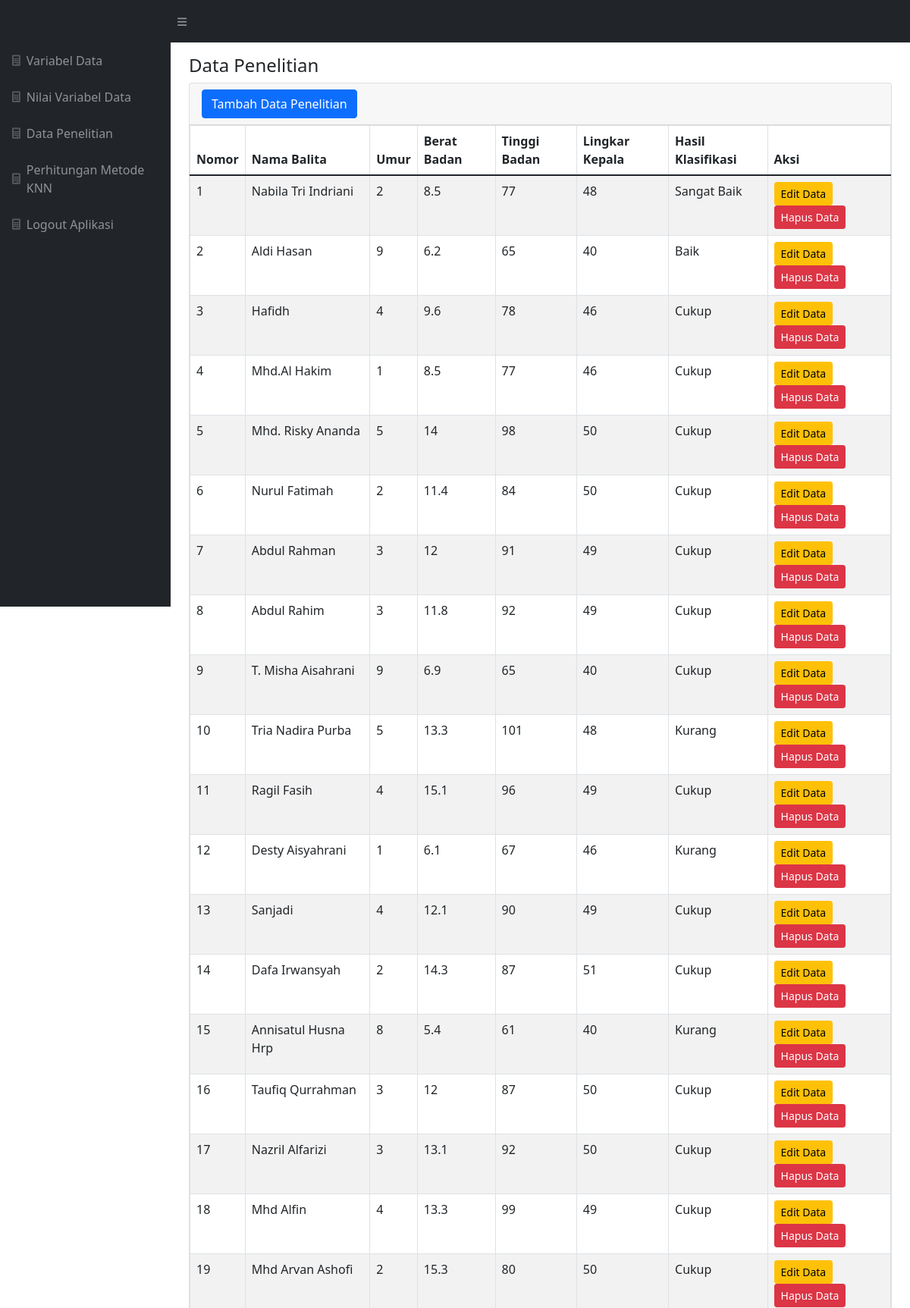
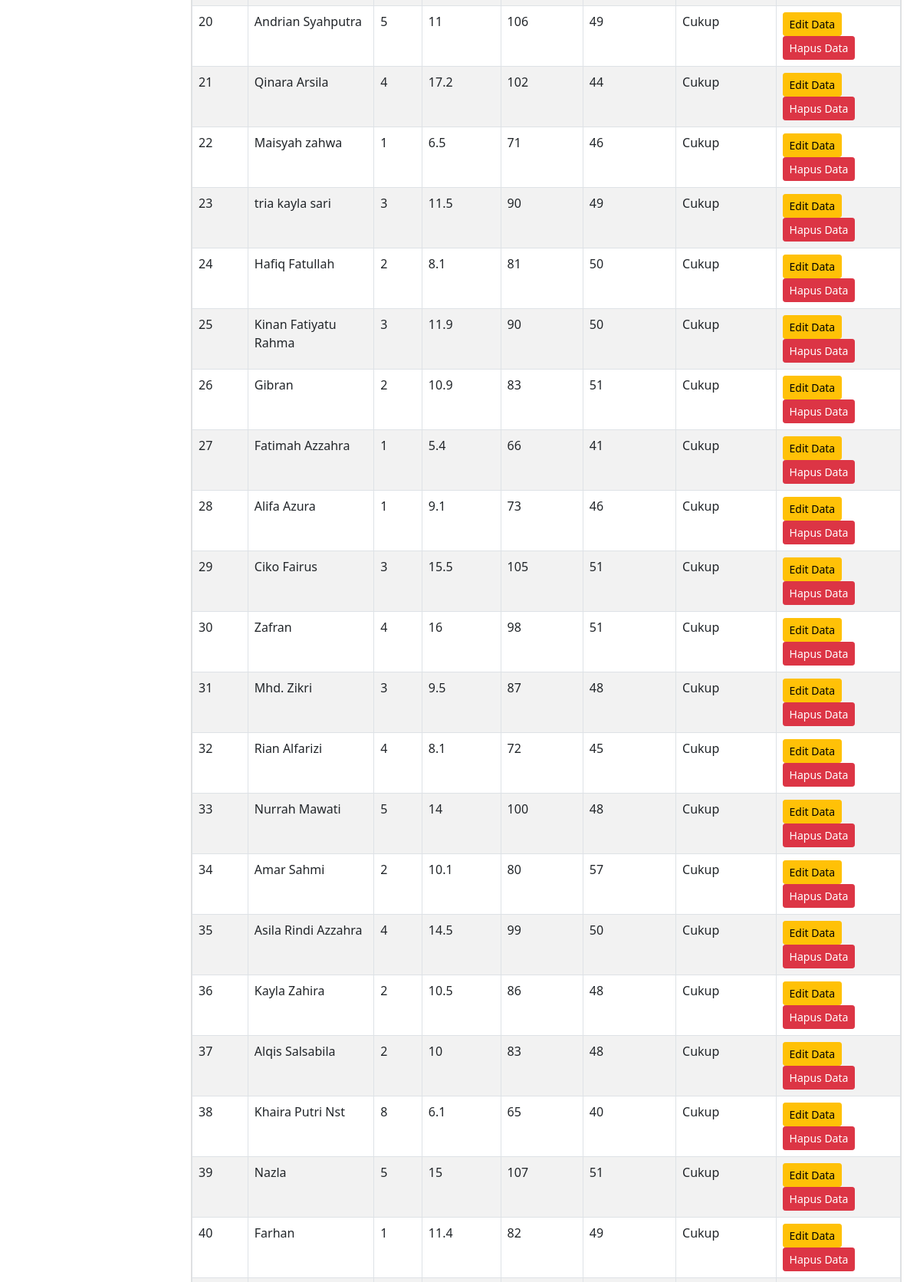
The app's page /index.php?m=dataset (signed in, upper part) with its own data (2 pictures, top to bottom).
### tables this page shows
CREATE TABLE `tb_atribut` (
  `id_atribut` varchar(16) NOT NULL,
  `nama_atribut` varchar(255) DEFAULT NULL,
  `status_atribut` varchar(255) DEFAULT NULL,
  `nilai` tinyint(1) DEFAULT NULL,
  `keterangan` varchar(255) DEFAULT NULL
);

CREATE TABLE `tb_dataset` (
  `id_dataset` int(11) NOT NULL,
  `nomor` int(11) DEFAULT NULL,
  `id_atribut` varchar(16) DEFAULT NULL,
  `id_nilai` double DEFAULT NULL,
  `ket_dataset` varchar(255) DEFAULT NULL
);

CREATE TABLE `tb_nilai` (
  `id_nilai` int(11) NOT NULL,
  `id_atribut` varchar(255) DEFAULT NULL,
  `nama_nilai` varchar(255) DEFAULT NULL
);

### functions.php (called while the page is built, shortened)
<?php
include 'config.php';
include 'includes/db.php';
$db = new DB($config['server'], $config['username'], $config['password'], $config['database_name']);
$ATRIBUT = array();
$rows = $db->get_results("SELECT * FROM tb_atribut ORDER BY id_atribut");
foreach ($rows as $row) {
    $ATRIBUT[$row->id_atribut] = $row;
}
$NILAI = array();
$rows = $db->get_results("SELECT id_atribut, id_nilai, nama_nilai FROM tb_nilai ORDER BY id_nilai");
foreach ($rows as $row) {
    $NILAI[$row->id_nilai] = $row;
}
function get_dataset()
{
    global $db;
    $arr = array();
    $rows = $db->get_results("SELECT * FROM tb_dataset ORDER BY nomor, id_atribut");
    foreach ($rows as $row) {
        $arr[$row->nomor][$row->id_atribut] = $row->id_nilai;
    }
    return $arr;
}

### config.php (called while the page is built)
<?php
$config["server"] = 'localhost';
$config["username"] = 'root';
$config["password"] = '';
$config["database_name"] = 'nisaknn';

### includes/db.php (called while the page is built, shortened)
<?php
class DB
{
    var $conn = null;
    public function __construct($host, $username, $passwd, $dbname)
    {
        $this->conn = mysqli_connect($host, $username, $passwd, $dbname);
    }
    public function query($sql)
    {
        $query = mysqli_query($this->conn, $sql) or die('<pre>Error mysqli_query: ' . mysqli_error($this->conn) . '<br />' . $sql . '</pre>');
        return $query;
    }
    public function get_results($sql)
    {
        $query = $this->query($sql);
        $arr = array();
        while ($row = mysqli_fetch_object($query)) {
            $arr[] = $row;
        }
        return $arr;
    }
}

### dataset.php (the view, shortened to what this page needs)
<div class="page-header">
    <h4>Data Penelitian</h4>
</div>
<div class="card">
    <div class="card-header">
        <form class="row g-1 align-items-center">
            <div class="col-auto">
                <a class="btn btn-primary" href="?m=dataset_tambah"><span class=""></span> Tambah Data Penelitian</a>
            </div>
        </form>
    </div>
    <div class="table-responsive">
        <table class="table table-bordered table-hover table-striped m-0">
            <thead>
                <tr class="nw">
                    <th>Nomor</th>
                    <th>Nama Balita</th>
                    <?php foreach ($ATRIBUT as $key => $val) : ?>
                        <th><?= $val->nama_atribut ?></th>
                    <?php endforeach ?>
                    <th>Aksi</th>
                </tr>
            </thead>
            <?php
            $q = esc_field(_get('q'));
            $rows = $db->get_results("SELECT * FROM tb_dataset WHERE ket_dataset LIKE '%$q%' GROUP BY nomor");
            $dataset = get_dataset();
            foreach ($rows as $row) : ?>
                <tr>
                    <td><?= $row->nomor ?></td>
                    <td><?= $row->ket_dataset ?></td>
                    <?php foreach ($dataset[$row->nomor] as $k => $v) : ?>
                        <td><?= isset($ATRIBUT_NILAI[$k]) ? $NILAI[$v]->nama_nilai : $v ?></td>
                    <?php endforeach ?>
                    <td class="nw">
                        <a class="btn btn-sm btn-warning" href="?m=dataset_ubah&ID=<?= $row->nomor ?>">Edit Data<span class=""></span></a>
                        <a class="btn btn-sm btn-danger" href="aksi.php?act=dataset_hapus&ID=<?= $row->nomor ?>" onclick="return confirm('Hapus data?')">Hapus Data<span class=""></span></a>
                    </td>
                </tr>
            <?php endforeach; ?>
        </table>
    </div>
</div>

### records on screen
tb_atribut: nama_atribut "Umur"
tb_atribut: nama_atribut "Berat Badan"
tb_atribut: nama_atribut "Tinggi Badan"
tb_atribut: nama_atribut "Lingkar Kepala"
tb_atribut: nama_atribut "Hasil Klasifikasi"
tb_dataset: nomor "1", ket_dataset "Nabila Tri Indriani", nomor "2", nomor "8.5", nomor "77", nomor "48", nomor.nama_nilai "Sangat Baik"
tb_dataset: nomor "2", ket_dataset "Aldi Hasan", nomor "9", nomor "6.2", nomor "65", nomor "40", nomor.nama_nilai "Baik"
tb_dataset: nomor "3", ket_dataset "Hafidh", nomor "4", nomor "9.6", nomor "78", nomor "46", nomor.nama_nilai "Cukup"
tb_dataset: nomor "4", ket_dataset "Mhd.Al Hakim", nomor "1", nomor "8.5", nomor "77", nomor "46", nomor.nama_nilai "Cukup"
tb_dataset: nomor "5", ket_dataset "Mhd. Risky Ananda", nomor "14", nomor "98", nomor "50", nomor.nama_nilai "Cukup"
tb_dataset: nomor "6", ket_dataset "Nurul Fatimah", nomor "2", nomor "11.4", nomor "84", nomor "50", nomor.nama_nilai "Cukup"
tb_dataset: nomor "7", ket_dataset "Abdul Rahman", nomor "3", nomor "12", nomor "91", nomor "49", nomor.nama_nilai "Cukup"
tb_dataset: nomor "8", ket_dataset "Abdul Rahim", nomor "3", nomor "11.8", nomor "92", nomor "49", nomor.nama_nilai "Cukup"
tb_dataset: nomor "9", ket_dataset "T. Misha Aisahrani", nomor "6.9", nomor "65", nomor "40", nomor.nama_nilai "Cukup"
tb_dataset: nomor "10", ket_dataset "Tria Nadira Purba", nomor "5", nomor "13.3", nomor "101", nomor "48", nomor.nama_nilai "Kurang"
tb_dataset: nomor "11", ket_dataset "Ragil Fasih", nomor "4", nomor "15.1", nomor "96", nomor "49", nomor.nama_nilai "Cukup"
tb_dataset: nomor "12", ket_dataset "Desty Aisyahrani", nomor "1", nomor "6.1", nomor "67", nomor "46", nomor.nama_nilai "Kurang"
tb_dataset: nomor "13", ket_dataset "Sanjadi", nomor "4", nomor "12.1", nomor "90", nomor "49", nomor.nama_nilai "Cukup"
tb_dataset: nomor "14", ket_dataset "Dafa Irwansyah", nomor "2", nomor "14.3", nomor "87", nomor "51", nomor.nama_nilai "Cukup"
tb_dataset: nomor "15", ket_dataset "Annisatul Husna Hrp", nomor "8", nomor "5.4", nomor "61", nomor "40", nomor.nama_nilai "Kurang"
tb_dataset: nomor "16", ket_dataset "Taufiq Qurrahman", nomor "3", nomor "12", nomor "87", nomor "50", nomor.nama_nilai "Cukup"
tb_dataset: nomor "17", ket_dataset "Nazril Alfarizi", nomor "3", nomor "13.1", nomor "92", nomor "50", nomor.nama_nilai "Cukup"
tb_dataset: nomor "18", ket_dataset "Mhd Alfin", nomor "4", nomor "13.3", nomor "99", nomor "49", nomor.nama_nilai "Cukup"
tb_dataset: nomor "19", ket_dataset "Mhd Arvan Ashofi", nomor "2", nomor "15.3", nomor "80", nomor "50", nomor.nama_nilai "Cukup"
tb_dataset: nomor "20", ket_dataset "Andrian Syahputra", nomor "5", nomor "11", nomor "106", nomor "49", nomor.nama_nilai "Cukup"
tb_dataset: nomor "21", ket_dataset "Qinara Arsila", nomor "4", nomor "17.2", nomor "102", nomor "44", nomor.nama_nilai "Cukup"
tb_dataset: nomor "22", ket_dataset "Maisyah zahwa", nomor "1", nomor "6.5", nomor "71", nomor "46", nomor.nama_nilai "Cukup"
tb_dataset: nomor "23", ket_dataset "tria kayla sari", nomor "3", nomor "11.5", nomor "90", nomor "49", nomor.nama_nilai "Cukup"
tb_dataset: nomor "24", ket_dataset "Hafiq Fatullah", nomor "2", nomor "8.1", nomor "81", nomor "50", nomor.nama_nilai "Cukup"
tb_dataset: nomor "25", ket_dataset "Kinan Fatiyatu Rahma", nomor "3", nomor "11.9", nomor "90", nomor "50", nomor.nama_nilai "Cukup"
tb_dataset: nomor "26", ket_dataset "Gibran", nomor "2", nomor "10.9", nomor "83", nomor "51", nomor.nama_nilai "Cukup"
tb_dataset: nomor "27", ket_dataset "Fatimah Azzahra", nomor "1", nomor "5.4", nomor "66", nomor "41", nomor.nama_nilai "Cukup"
tb_dataset: nomor "28", ket_dataset "Alifa Azura", nomor "1", nomor "9.1", nomor "73", nomor "46", nomor.nama_nilai "Cukup"
tb_dataset: nomor "29", ket_dataset "Ciko Fairus", nomor "3", nomor "15.5", nomor "105", nomor "51", nomor.nama_nilai "Cukup"
tb_dataset: nomor "30", ket_dataset "Zafran", nomor "4", nomor "16", nomor "98", nomor "51", nomor.nama_nilai "Cukup"
tb_dataset: nomor "31", ket_dataset "Mhd. Zikri", nomor "3", nomor "9.5", nomor "87", nomor "48", nomor.nama_nilai "Cukup"
tb_dataset: nomor "32", ket_dataset "Rian Alfarizi", nomor "4", nomor "8.1", nomor "72", nomor "45", nomor.nama_nilai "Cukup"
tb_dataset: nomor "33", ket_dataset "Nurrah Mawati", nomor "5", nomor "14", nomor "100", nomor "48", nomor.nama_nilai "Cukup"
tb_dataset: nomor "34", ket_dataset "Amar Sahmi", nomor "2", nomor "10.1", nomor "80", nomor "57", nomor.nama_nilai "Cukup"
tb_dataset: nomor "35", ket_dataset "Asila Rindi Azzahra", nomor "4", nomor "14.5", nomor "99", nomor "50", nomor.nama_nilai "Cukup"
tb_dataset: nomor "36", ket_dataset "Kayla Zahira", nomor "2", nomor "10.5", nomor "86", nomor "48", nomor.nama_nilai "Cukup"
tb_dataset: nomor "37", ket_dataset "Alqis Salsabila", nomor "2", nomor "10", nomor "83", nomor "48", nomor.nama_nilai "Cukup"
tb_dataset: nomor "38", ket_dataset "Khaira Putri Nst", nomor "8", nomor "6.1", nomor "65", nomor "40", nomor.nama_nilai "Cukup"
tb_dataset: nomor "39", ket_dataset "Nazla", nomor "5", nomor "15", nomor "107", nomor "51", nomor.nama_nilai "Cukup"
tb_dataset: nomor "40", ket_dataset "Farhan", nomor "1", nomor "11.4", nomor "82", nomor "49", nomor.nama_nilai "Cukup"
